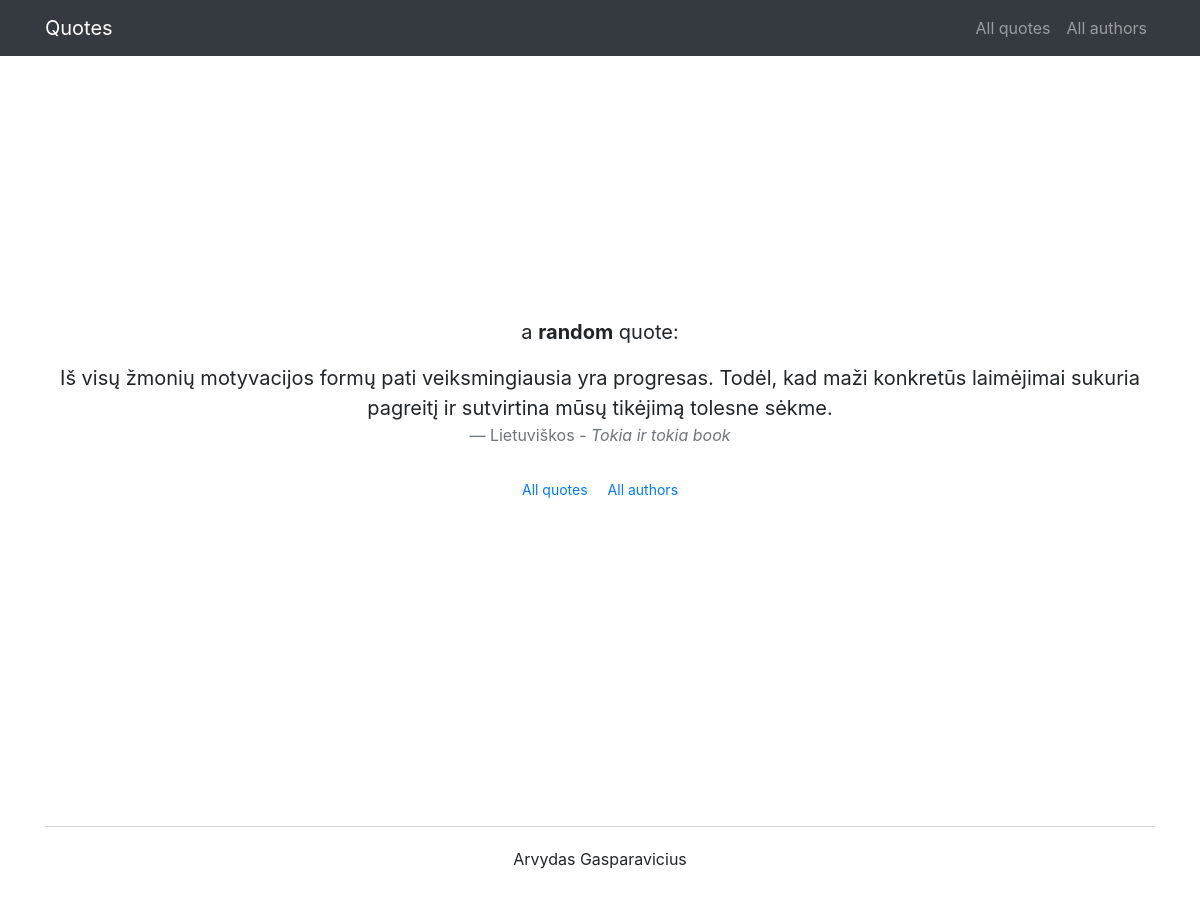
The page / on the database its author committed.
### web_site/models.py (models this page shows)
class Quote(db.Model):
    __tablename__ = "quotes"
    id = db.Column(db.Integer, primary_key=True)
    text = db.Column(db.String(), nullable=False)
    status = db.Column(db.String(), nullable=False)
    date_added = db.Column(db.DateTime, default=datetime.utcnow)
    score = db.Column(db.Integer, nullable=False)
    author_id = db.Column(db.Integer, db.ForeignKey("authors.id"), nullable=False)

class Author(db.Model):
    __tablename__ = "authors"
    id = db.Column(db.Integer, primary_key=True)
    name = db.Column(db.Text, nullable=False)
    lastname = db.Column(db.Text, nullable=False)
    born = db.Column(db.Integer, nullable=True)
    date_added = db.Column(db.DateTime, default=datetime.utcnow)
    pic = db.Column(db.String(), nullable=True)
    quotes = db.relationship("Quote", backref="author", lazy=True)

### web_site/__init__.py (the view)
@app.route("/")
def route_index():
    quotes_data = Quote.query.all()
    if not quotes_data:
        return render_template("no_quotes.html")
    string = "A <strong>RANDOM</strong> QUOTE:"
    random_quote = random.choice(quotes_data)
    return render_template("index.html", random_quote=random_quote, string=string)

### web_site/templates/index.html (shortened to what this page needs)
{% extends "base.html" %}
{% block content %}
    <div class="welcome">
        <blockquote class="blockquote text-center">
            <p>{{string|safe|lower}}</p>
            <p class="mb-0">{{ random_quote.text }}</p>
            <footer class="blockquote-footer">{{random_quote.author.name}} {{random_quote.author.lastname}} <cite title="Source Title">Tokia ir tokia book</cite></footer>
        </blockquote>
        <div class="d-flex tiny">
            <p><a href={{ url_for('route_all_quotes') }}>All quotes</a></p>
            <p><a href={{ url_for('route_all_authors') }}>All authors</a></p>
        </div>
    </div>
{% endblock %}

### web_site/static/css/main.css (style rules this page uses)
.welcome { display: flex; justify-content: center; align-items: center; height: 90vh; flex-direction: column; }
.d-flex { gap: 20px; }
.tiny { font-size: 14px; }

### rows shown on the page
Quote: text "Iš visų žmonių motyvacijos formų pati veiksmingiausia yra progresas. Todėl, kad maži konkretūs laimėjimai sukuria pagreitį ir sutvirtina mūsų tikėjimą tolesne sėkme."
Author: author.name "Lietuviškos", author.lastname "-"

### other values the page prints
{{ string|safe|lower }} "a random quote:"
